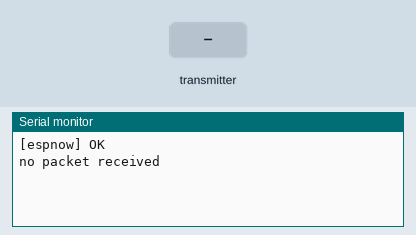
Simulated run of this sketch. Board: ESP32. On the bench: the last lines printed to the serial monitor. The inputs (shaded band) are chosen by the test bench.

Above: at 1.2 s.
1.3 s: the transmitter starts sending counter = 0
At 1.7 s:
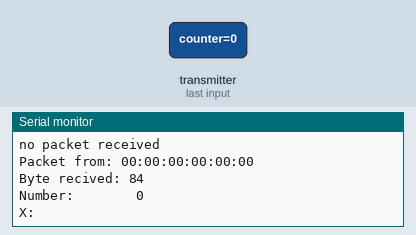
2.8 s: the transmitter starts sending x = 0
At 3.7 s:
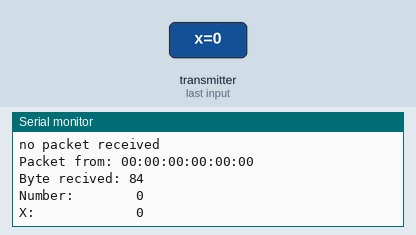
4.3 s: the transmitter starts sending counter = 1024
5.8 s: the transmitter starts sending x = 1
At 6.7 s:
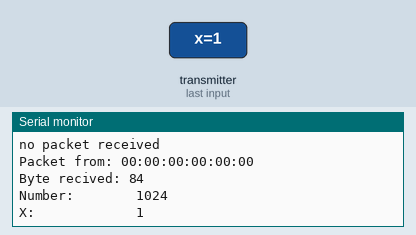

Measured:
- after the input at 1.3 s, the serial monitor: prints a new line at once (image 1)
- after the input at 2.8 s, the serial monitor: prints a new line at once (image 2)
- after the input at 5.8 s, the serial monitor: prints a new line at once (image 3)

The sketch:

sketch_receiver.ino
```cpp
#include <WiFi.h>
#include <Wire.h>
#include "config.h"
#include "espnow_handler.h"


void setup() {
  Serial.begin(115200);
  WiFi.mode(WIFI_STA);

  espnow_init();
}

void loop() {
  delay(1000);
  Serial.println("no packet received");
}
```

espnow_handler.cpp
```cpp
#include "espnow_handler.h"
#include "config.h"
#include <Arduino.h>
#include <string.h>

uint8_t     masterMacAddress[] = {0x68, 0xb6, 0xb3, 0x30, 0x72, 0x24};
const char* PMK_KEY_STR        = "MyPMK1234567890";
const char* LMK_KEY_STR        = "MyLMK1234567890";
struct_message myData;

void printMAC(const uint8_t* mac_addr) {
  char macStr[18];
  snprintf(macStr, sizeof(macStr), "%02x:%02x:%02x:%02x:%02x:%02x",
           mac_addr[0], mac_addr[1], mac_addr[2],
           mac_addr[3], mac_addr[4], mac_addr[5]);
  Serial.println(macStr);
}

void OnDataRecv(const uint8_t* mac_addr, const uint8_t* incomingData, int len) {

  Serial.print("Packet from: ");
  printMAC(mac_addr);
  memcpy(&myData, incomingData, sizeof(myData));
  Serial.print("Byte recived: "); Serial.println(len);
  Serial.print("Number:        "); Serial.println(myData.counter);
  Serial.print("X:             "); Serial.println(myData.x);
  delay(100);

}

bool espnow_init() {
  if (esp_now_init() != ESP_OK) {
    Serial.println("[espnow] Init failed");
    return false;
  }

  esp_now_set_pmk((uint8_t*)PMK_KEY_STR);

  esp_now_peer_info_t peerInfo = {};
  memcpy(peerInfo.peer_addr, masterMacAddress, 6);
  peerInfo.channel = 0;
  peerInfo.encrypt = true;
  for (uint8_t i = 0; i < 16; i++)
    peerInfo.lmk[i] = LMK_KEY_STR[i];

  if (esp_now_add_peer(&peerInfo) != ESP_OK) {
    Serial.println("[espnow] Adding peer failed");
    return false;
  }

  esp_now_register_recv_cb(esp_now_recv_cb_t(OnDataRecv));
  Serial.println("[espnow] OK");
  return true;
}
```

espnow_handler.h
```cpp
#pragma once
#include <esp_now.h>
#include <stdint.h>

bool espnow_init();
void printMAC(const uint8_t* mac_addr);
void OnDataRecv(const uint8_t* mac_addr, const uint8_t* incomingData, int len);
```

config.h
```cpp
#pragma once
#include <stdint.h>

// ── Pin ──────────────────────────────────────────
#define I2C_SDA  8
#define I2C_SCL  9
#define LED_PIN  2
#define ADDR_PCF 0x3F

// ── ESP-NOW ──────────────────────────────────────
extern uint8_t      masterMacAddress[6];
extern const char*  PMK_KEY_STR;
extern const char*  LMK_KEY_STR;

// ── Message structure ──────────────────────────
typedef struct {
  int  counter;
  char x[80];
} struct_message;

extern struct_message myData;
```
